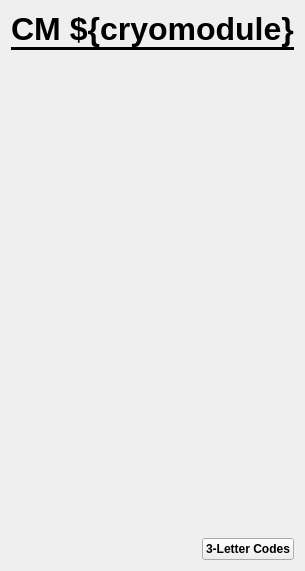
<?xml version="1.0" encoding="UTF-8"?>
<ui version="4.0">
 <class>Form</class>
 <widget class="QWidget" name="Form">
  <property name="geometry">
   <rect>
    <x>0</x>
    <y>0</y>
    <width>236</width>
    <height>571</height>
   </rect>
  </property>
  <property name="windowTitle">
   <string>Form</string>
  </property>
  <property name="autoFillBackground">
   <bool>false</bool>
  </property>
  <property name="styleSheet">
   <string notr="true"/>
  </property>
  <layout class="QVBoxLayout" name="verticalLayout">
   <property name="spacing">
    <number>0</number>
   </property>
   <item>
    <widget class="QLabel" name="label">
     <property name="sizePolicy">
      <sizepolicy hsizetype="Preferred" vsizetype="Maximum">
       <horstretch>0</horstretch>
       <verstretch>0</verstretch>
      </sizepolicy>
     </property>
     <property name="font">
      <font>
       <pointsize>24</pointsize>
       <weight>75</weight>
       <bold>true</bold>
       <underline>false</underline>
      </font>
     </property>
     <property name="frameShape">
      <enum>QFrame::NoFrame</enum>
     </property>
     <property name="frameShadow">
      <enum>QFrame::Plain</enum>
     </property>
     <property name="text">
      <string>CM ${cryomodule}</string>
     </property>
     <property name="alignment">
      <set>Qt::AlignCenter</set>
     </property>
    </widget>
   </item>
   <item>
    <widget class="Line" name="line">
     <property name="sizePolicy">
      <sizepolicy hsizetype="Minimum" vsizetype="Fixed">
       <horstretch>0</horstretch>
       <verstretch>0</verstretch>
      </sizepolicy>
     </property>
     <property name="frameShadow">
      <enum>QFrame::Plain</enum>
     </property>
     <property name="lineWidth">
      <number>3</number>
     </property>
     <property name="orientation">
      <enum>Qt::Horizontal</enum>
     </property>
    </widget>
   </item>
   <item>
    <widget class="PyDMTemplateRepeater" name="PyDMTemplateRepeater">
     <property name="sizePolicy">
      <sizepolicy hsizetype="Preferred" vsizetype="Preferred">
       <horstretch>0</horstretch>
       <verstretch>0</verstretch>
      </sizepolicy>
     </property>
     <property name="font">
      <font>
       <underline>false</underline>
      </font>
     </property>
     <property name="toolTip">
      <string/>
     </property>
     <property name="styleSheet">
      <string notr="true">style = &quot;Material&quot;</string>
     </property>
     <property name="frameShape">
      <enum>QFrame::NoFrame</enum>
     </property>
     <property name="frameShadow">
      <enum>QFrame::Sunken</enum>
     </property>
     <property name="layoutSpacing" stdset="0">
      <number>-1</number>
     </property>
     <property name="countShownInDesigner" stdset="0">
      <number>8</number>
     </property>
     <property name="templateFilename" stdset="0">
      <string>cavitybutton.ui</string>
     </property>
     <property name="dataSource" stdset="0">
      <string>cavities.json</string>
     </property>
    </widget>
   </item>
   <item alignment="Qt::AlignRight">
    <widget class="PyDMRelatedDisplayButton" name="tlc_Button">
     <property name="font">
      <font>
       <weight>75</weight>
       <bold>true</bold>
      </font>
     </property>
     <property name="toolTip">
      <string/>
     </property>
     <property name="text">
      <string>3-Letter Codes</string>
     </property>
     <property name="filenames" stdset="0">
      <stringlist>
       <string>3letterfault.py</string>
      </stringlist>
     </property>
     <property name="showIcon" stdset="0">
      <bool>false</bool>
     </property>
     <property name="openInNewWindow" stdset="0">
      <bool>true</bool>
     </property>
    </widget>
   </item>
  </layout>
 </widget>
 <customwidgets>
  <customwidget>
   <class>PyDMRelatedDisplayButton</class>
   <extends>QPushButton</extends>
   <header>pydm.widgets.related_display_button</header>
  </customwidget>
  <customwidget>
   <class>PyDMTemplateRepeater</class>
   <extends>QFrame</extends>
   <header>pydm.widgets.template_repeater</header>
   <container>1</container>
  </customwidget>
 </customwidgets>
 <resources/>
 <connections/>
</ui>
